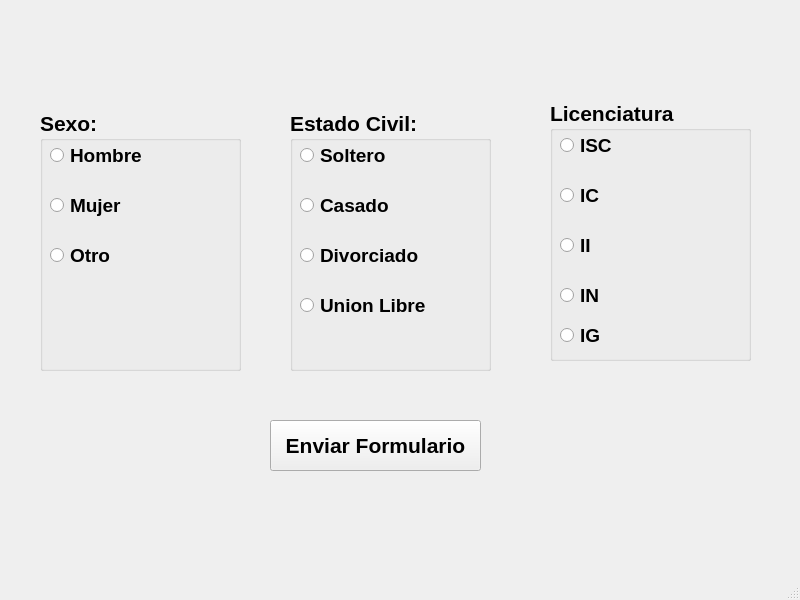
<?xml version="1.0" encoding="UTF-8"?>
<ui version="4.0">
 <class>MainWindow</class>
 <widget class="QMainWindow" name="MainWindow">
  <property name="geometry">
   <rect>
    <x>0</x>
    <y>0</y>
    <width>800</width>
    <height>600</height>
   </rect>
  </property>
  <property name="windowTitle">
   <string>MainWindow</string>
  </property>
  <widget class="QWidget" name="centralwidget">
   <widget class="QLabel" name="label">
    <property name="geometry">
     <rect>
      <x>30</x>
      <y>0</y>
      <width>751</width>
      <height>81</height>
     </rect>
    </property>
    <property name="text">
     <string/>
    </property>
    <property name="pixmap">
     <pixmap resource="recursos_proyecto.qrc">:/uat/fians</pixmap>
    </property>
    <property name="scaledContents">
     <bool>true</bool>
    </property>
   </widget>
   <widget class="QLabel" name="label_3">
    <property name="geometry">
     <rect>
      <x>660</x>
      <y>400</y>
      <width>131</width>
      <height>141</height>
     </rect>
    </property>
    <property name="text">
     <string/>
    </property>
    <property name="pixmap">
     <pixmap resource="recursos_proyecto.qrc">:/logo/equipo</pixmap>
    </property>
    <property name="scaledContents">
     <bool>true</bool>
    </property>
   </widget>
   <widget class="QGroupBox" name="groupBox">
    <property name="geometry">
     <rect>
      <x>550</x>
      <y>100</y>
      <width>201</width>
      <height>261</height>
     </rect>
    </property>
    <property name="font">
     <font>
      <pointsize>16</pointsize>
      <weight>75</weight>
      <bold>true</bold>
     </font>
    </property>
    <property name="title">
     <string>Licenciatura</string>
    </property>
    <widget class="QRadioButton" name="rb_in">
     <property name="geometry">
      <rect>
       <x>10</x>
       <y>180</y>
       <width>131</width>
       <height>31</height>
      </rect>
     </property>
     <property name="font">
      <font>
       <pointsize>14</pointsize>
       <weight>75</weight>
       <bold>true</bold>
      </font>
     </property>
     <property name="text">
      <string>IN</string>
     </property>
    </widget>
    <widget class="QRadioButton" name="rb_ic">
     <property name="geometry">
      <rect>
       <x>10</x>
       <y>80</y>
       <width>121</width>
       <height>31</height>
      </rect>
     </property>
     <property name="font">
      <font>
       <pointsize>14</pointsize>
       <weight>75</weight>
       <bold>true</bold>
      </font>
     </property>
     <property name="text">
      <string>IC</string>
     </property>
    </widget>
    <widget class="QRadioButton" name="rb_isc">
     <property name="geometry">
      <rect>
       <x>10</x>
       <y>30</y>
       <width>121</width>
       <height>31</height>
      </rect>
     </property>
     <property name="font">
      <font>
       <pointsize>14</pointsize>
       <weight>75</weight>
       <bold>true</bold>
      </font>
     </property>
     <property name="text">
      <string>ISC</string>
     </property>
    </widget>
    <widget class="QRadioButton" name="rb_ii">
     <property name="geometry">
      <rect>
       <x>10</x>
       <y>130</y>
       <width>121</width>
       <height>31</height>
      </rect>
     </property>
     <property name="font">
      <font>
       <pointsize>14</pointsize>
       <weight>75</weight>
       <bold>true</bold>
      </font>
     </property>
     <property name="text">
      <string>II</string>
     </property>
    </widget>
    <widget class="QRadioButton" name="rb_ig">
     <property name="geometry">
      <rect>
       <x>10</x>
       <y>220</y>
       <width>131</width>
       <height>31</height>
      </rect>
     </property>
     <property name="font">
      <font>
       <pointsize>14</pointsize>
       <weight>75</weight>
       <bold>true</bold>
      </font>
     </property>
     <property name="text">
      <string>IG</string>
     </property>
    </widget>
   </widget>
   <widget class="QGroupBox" name="groupBox_2">
    <property name="geometry">
     <rect>
      <x>290</x>
      <y>110</y>
      <width>201</width>
      <height>261</height>
     </rect>
    </property>
    <property name="font">
     <font>
      <pointsize>16</pointsize>
      <weight>75</weight>
      <bold>true</bold>
     </font>
    </property>
    <property name="title">
     <string>Estado Civil:</string>
    </property>
    <widget class="QRadioButton" name="rb_unionLibre">
     <property name="geometry">
      <rect>
       <x>10</x>
       <y>180</y>
       <width>131</width>
       <height>31</height>
      </rect>
     </property>
     <property name="font">
      <font>
       <pointsize>14</pointsize>
       <weight>75</weight>
       <bold>true</bold>
      </font>
     </property>
     <property name="text">
      <string>Union Libre</string>
     </property>
    </widget>
    <widget class="QRadioButton" name="rb_casado">
     <property name="geometry">
      <rect>
       <x>10</x>
       <y>80</y>
       <width>121</width>
       <height>31</height>
      </rect>
     </property>
     <property name="font">
      <font>
       <pointsize>14</pointsize>
       <weight>75</weight>
       <bold>true</bold>
      </font>
     </property>
     <property name="text">
      <string>Casado</string>
     </property>
    </widget>
    <widget class="QRadioButton" name="rb_soltero">
     <property name="geometry">
      <rect>
       <x>10</x>
       <y>30</y>
       <width>121</width>
       <height>31</height>
      </rect>
     </property>
     <property name="font">
      <font>
       <pointsize>14</pointsize>
       <weight>75</weight>
       <bold>true</bold>
      </font>
     </property>
     <property name="text">
      <string>Soltero</string>
     </property>
    </widget>
    <widget class="QRadioButton" name="rb_divorsiado">
     <property name="geometry">
      <rect>
       <x>10</x>
       <y>130</y>
       <width>121</width>
       <height>31</height>
      </rect>
     </property>
     <property name="font">
      <font>
       <pointsize>14</pointsize>
       <weight>75</weight>
       <bold>true</bold>
      </font>
     </property>
     <property name="text">
      <string>Divorciado</string>
     </property>
    </widget>
   </widget>
   <widget class="QGroupBox" name="groupBox_4">
    <property name="geometry">
     <rect>
      <x>40</x>
      <y>110</y>
      <width>201</width>
      <height>261</height>
     </rect>
    </property>
    <property name="font">
     <font>
      <pointsize>16</pointsize>
      <weight>75</weight>
      <bold>true</bold>
     </font>
    </property>
    <property name="title">
     <string>Sexo:</string>
    </property>
    <widget class="QRadioButton" name="rb_mujer">
     <property name="geometry">
      <rect>
       <x>10</x>
       <y>80</y>
       <width>121</width>
       <height>31</height>
      </rect>
     </property>
     <property name="font">
      <font>
       <pointsize>14</pointsize>
       <weight>75</weight>
       <bold>true</bold>
      </font>
     </property>
     <property name="text">
      <string>Mujer</string>
     </property>
    </widget>
    <widget class="QRadioButton" name="rb_hombre">
     <property name="geometry">
      <rect>
       <x>10</x>
       <y>30</y>
       <width>121</width>
       <height>31</height>
      </rect>
     </property>
     <property name="font">
      <font>
       <pointsize>14</pointsize>
       <weight>75</weight>
       <bold>true</bold>
      </font>
     </property>
     <property name="text">
      <string>Hombre</string>
     </property>
    </widget>
    <widget class="QRadioButton" name="rb_otro">
     <property name="geometry">
      <rect>
       <x>10</x>
       <y>130</y>
       <width>121</width>
       <height>31</height>
      </rect>
     </property>
     <property name="font">
      <font>
       <pointsize>14</pointsize>
       <weight>75</weight>
       <bold>true</bold>
      </font>
     </property>
     <property name="text">
      <string>Otro</string>
     </property>
    </widget>
   </widget>
   <widget class="QPushButton" name="btn_enviar">
    <property name="geometry">
     <rect>
      <x>270</x>
      <y>420</y>
      <width>211</width>
      <height>51</height>
     </rect>
    </property>
    <property name="font">
     <font>
      <pointsize>16</pointsize>
      <weight>75</weight>
      <bold>true</bold>
     </font>
    </property>
    <property name="text">
     <string>Enviar Formulario</string>
    </property>
   </widget>
  </widget>
  <widget class="QMenuBar" name="menubar">
   <property name="geometry">
    <rect>
     <x>0</x>
     <y>0</y>
     <width>800</width>
     <height>22</height>
    </rect>
   </property>
  </widget>
  <widget class="QStatusBar" name="statusbar"/>
 </widget>
 <resources>
  <include location="recursos_proyecto.qrc"/>
 </resources>
 <connections/>
</ui>
